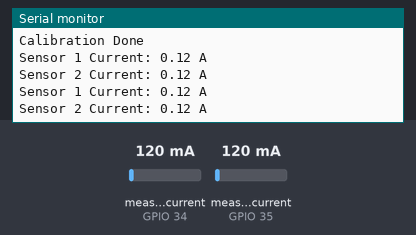
Bench run of a sketch on a simulated ESP32. On the bench: the last lines printed to the serial monitor. The inputs (shaded band) are chosen by the test bench; at power-on: measured current (sensors on GPIO 34, GPIO 35) 120 mA.

Above: at 3.2 s.
3.3 s: measured current (sensor on GPIO 34) set to 40 mA
At 4.5 s:
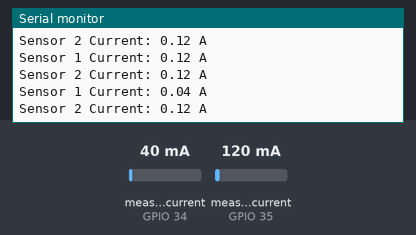
4.8 s: measured current (sensor on GPIO 35) set to 40 mA
At 5.6 s:
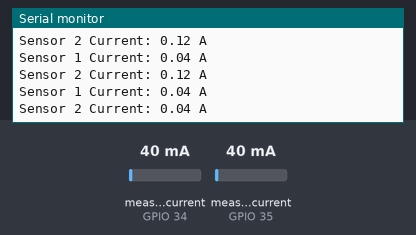
6.3 s: measured current (sensor on GPIO 34) set to 500 mA
At 6.3 s:
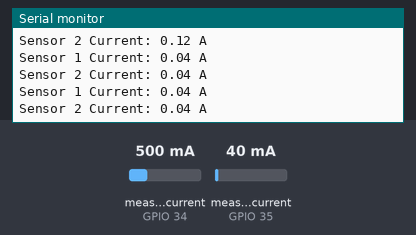
7.8 s: measured current (sensor on GPIO 35) set to 500 mA
At 8.9 s:
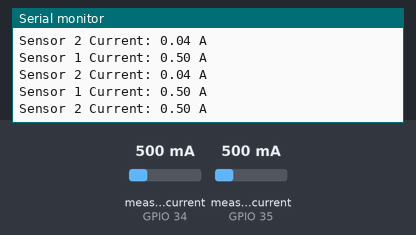
Timing chart, 0 to 10.3 s (numbered marks = the images above; inputs shaded):
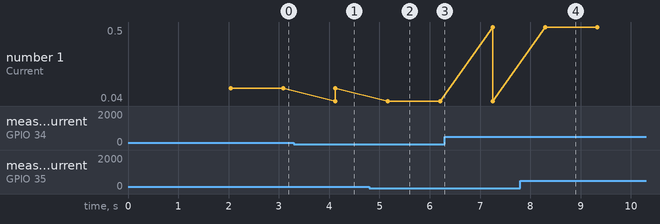

The sketch:

ACS_712_30A.ino
```cpp
#include <ACS712.h>

ACS712 sensor1(34, 3.3, 4095); // GPIO34 pin, 3.3V ESP32, 12-bit ADC
ACS712 sensor2(35, 3.3, 4095); // GPIO35 pin, 3.3V ESP32, 12-bit ADC

void setup() {
  Serial.begin(115200);

  Serial.println("Calibrating sensors...");
  delay(2000); // sensor ko stable hone do

  sensor1.autoMidPoint(); // automatic calibration
  sensor2.autoMidPoint();

  Serial.println("Calibration Done");
}

void loop() {
  float current1 = sensor1.mA_AC(50) / 1000.0; // 50 samples leke average current
  float current2 = sensor2.mA_AC(50) / 1000.0;

  Serial.print("Sensor 1 Current: ");
  Serial.print(current1, 2);
  Serial.println(" A");

  Serial.print("Sensor 2 Current: ");
  Serial.print(current2, 2);
  Serial.println(" A");

  delay(1000); // 1 second delay
}
```

Measured:
- after the input at 3.3 s, the serial monitor: prints a new line after 0.83 s (image 1)
- after the input at 4.8 s, the serial monitor: prints a new line after 0.37 s (image 2)
- after the input at 7.8 s, the serial monitor: prints a new line after 0.49 s (image 4)
